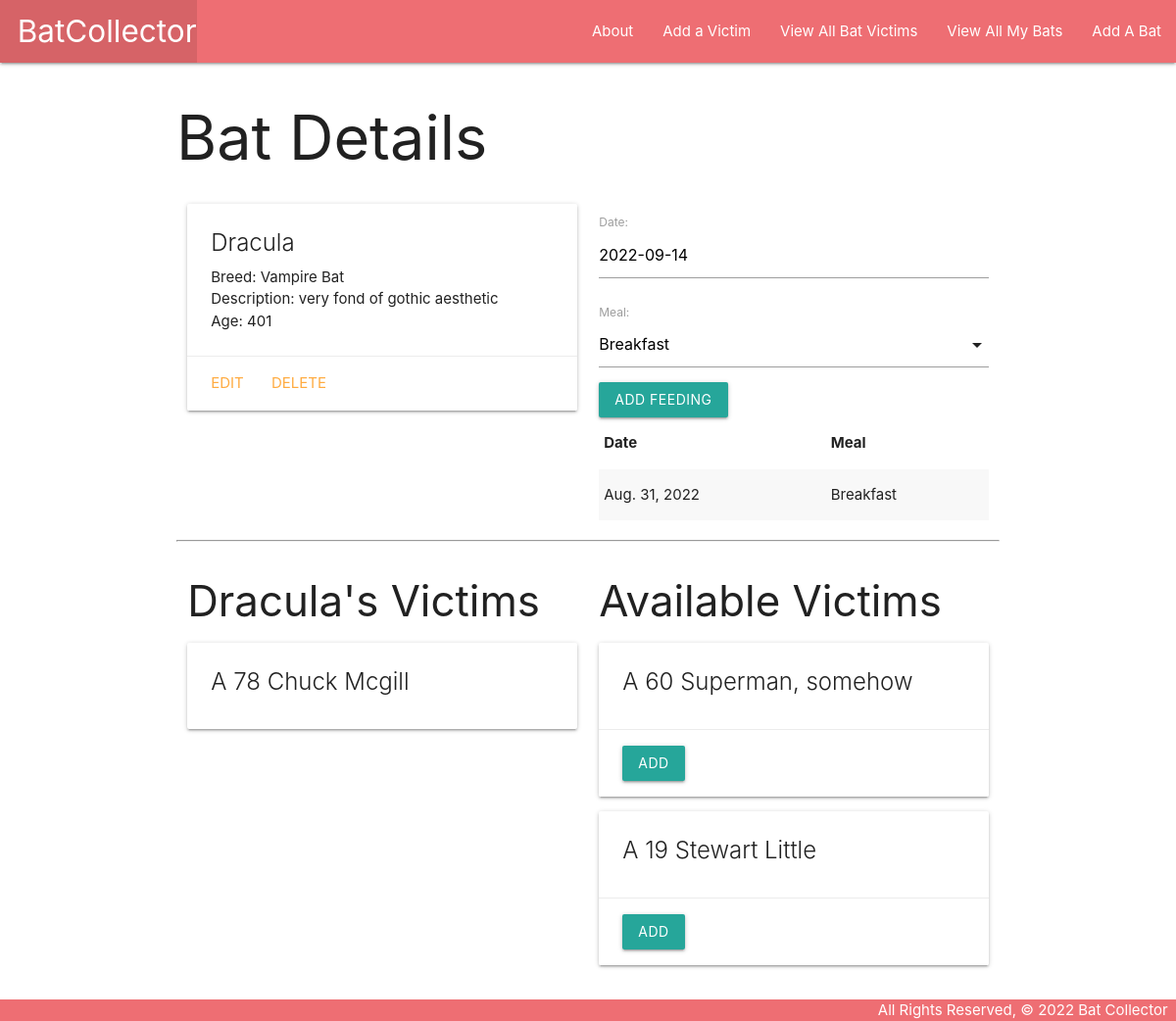
/bats/1/, run on the app's committed database.
### main_app/models.py (models this page shows, shortened)
class Bat(models.Model):
    name = models.CharField(max_length=100)
    breed = models.CharField(max_length=100)
    description = models.TextField(max_length=250)
    age = models.IntegerField()
    victims = models.ManyToManyField(Victim)

class Feeding(models.Model):
    date = models.DateField()
    meal = models.CharField(
        max_length=1,
        choices=MEALS,
        default=MEALS[0][0]
        )
    bat = models.ForeignKey(Bat, on_delete=models.CASCADE)
    class Meta:
        ordering = ['-date']

class Victim(models.Model):
    name = models.CharField(max_length=50)
    age = models.CharField(max_length=20)

### main_app/views.py (the view)
# urls.py: path('bats/<int:bat_id>/', views.bats_detail, name="detail"),
def bats_detail(request, bat_id):
    bat = Bat.objects.get(id=bat_id)
    victims_bat_doesnt_have = Victim.objects.exclude(id__in = bat.victims.all().values_list('id'))
    feeding_form = FeedingForm()
    return render(request, 'bats/detail.html', {'bat': bat, 'feeding_form': feeding_form, 'victims': victims_bat_doesnt_have})

### main_app/forms.py
class FeedingForm(ModelForm):
    class Meta:
        model = Feeding
        fields = ['date', 'meal']

### main_app/templates/bats/detail.html (shortened to what this page needs)
{% extends 'base.html' %}
{% block content %}
<h1>Bat Details</h1>
<div class="row">
	<div class="col s6">
		<div class="card">
			<div class="card-content">
				<span class="card-title">{{ bat.name }}</span>
				<p>Breed: {{ bat.breed }}</p>
				<p>Description: {{ bat.description }}</p>
				{% if bat.age > 0 %}
				<p>Age: {{ bat.age }}</p>
				{% else %}
				<p>Age: Baby</p>
				{% endif %}
			</div>
			<div class="card-action">
				<a href="{% url 'bats_update' bat.id %}">Edit</a>
				<a href="{% url 'bats_delete' bat.id %}">Delete</a>
			</div>
		</div>
	</div>
	<div class="col s6">
		<form action="{% url 'add_feeding' bat.id %}" method="POST">
			{{feeding_form.as_p}}
			<input type="submit" class="btn" value="Add Feeding" />
		</form>
		<table class="striped">
			<thead>
				<tr>
					<th>Date</th>
					<th>Meal</th>
				</tr>
			</thead>
			<tbody>
				{% for feeding in bat.feeding_set.all %}
				<tr>
					<td>{{feeding.date}}</td>
					<td>{{feeding.get_meal_display}}</td>
				</tr>
				{% endfor %}
			</tbody>
		</table>
	</div>
</div>
<hr>
<div class="row">
	<div class="col s6">
		<h3>{{ bat.name }}'s Victims</h3>
		{% if bat.victims.count %}
		{% for victim in bat.victims.all %}
		<div class="card">
			<div class="card-content">
				<span class="card-title">
					A <span style="age: {{ victim.age }}">{{ victim.age }}</span> {{ victim.name }}
				</span>
			</div>
		</div>
		{% endfor %}
		{% else %}
		<h5>No Victims :(</h5>
		{% endif %}
	</div>
	<div class="col s6">
		<h3>Available Victims</h3>
		{% if victims.count %}
		{% for victim in victims.all %}
		<div class="card">
			<div class="card-content">
				<span class="card-title">
					A <span style="age: {{ victim.age }}">{{ victim.age }}</span> {{ victim.name }}
				</span>
			</div>
			<div class="card-action">
				<form action="{% url 'assoc_victim' bat.id victim.id %}" method="post">
					<button type="submit" class="btn">Add</button>
				</form>
			</div>
		</div>
		{% endfor %}
		{% else %}
		<h5>{{bat.name}} Already Has All Victims Available</h5>
		{% endif %}
	</div>
</div>
{% endblock %}

### main_app/static/css/style.css (style rules this page uses)
body { display: flex; min-height: 100vh; flex-direction: column; }

### data on the page
Bat: name "Dracula", breed "Vampire Bat", description "very fond of gothic aesthetic", age "401"
Feeding: date "Aug. 31, 2022", meal "Breakfast"
Victim: age "78", name "Chuck Mcgill"
Victim: age "60", name "Superman, somehow"
Victim: age "19", name "Stewart Little"
